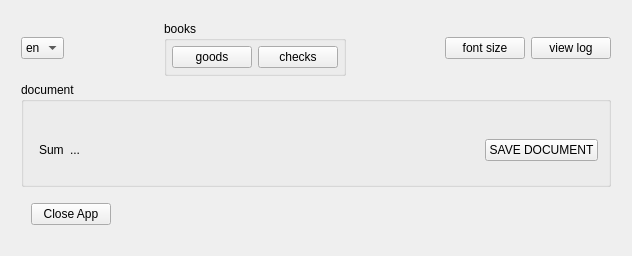
<?xml version="1.0" encoding="UTF-8"?>
<ui version="4.0">
 <class>Dialog</class>
 <widget class="QDialog" name="Dialog">
  <property name="geometry">
   <rect>
    <x>0</x>
    <y>0</y>
    <width>632</width>
    <height>256</height>
   </rect>
  </property>
  <property name="windowTitle">
   <string>Test fork PblSqlRelationalTableModel</string>
  </property>
  <layout class="QVBoxLayout" name="verticalLayout">
   <item>
    <layout class="QVBoxLayout" name="mainLo" stretch="0,100,0">
     <property name="margin">
      <number>10</number>
     </property>
     <item>
      <layout class="QHBoxLayout" name="horizontalLayout_3">
       <item>
        <widget class="QComboBox" name="cmb_Language">
         <property name="sizePolicy">
          <sizepolicy hsizetype="Preferred" vsizetype="Maximum">
           <horstretch>0</horstretch>
           <verstretch>0</verstretch>
          </sizepolicy>
         </property>
         <property name="maxCount">
          <number>10</number>
         </property>
         <property name="sizeAdjustPolicy">
          <enum>QComboBox::AdjustToContents</enum>
         </property>
         <item>
          <property name="text">
           <string>en</string>
          </property>
          <property name="icon">
           <iconset resource="../pbltableview/resource2.qrc">
            <normaloff>:/icon/img/countries/english-100x100.png</normaloff>:/icon/img/countries/english-100x100.png</iconset>
          </property>
         </item>
         <item>
          <property name="text">
           <string>ru</string>
          </property>
          <property name="icon">
           <iconset resource="../pbltableview/resource2.qrc">
            <normaloff>:/icon/img/countries/russian-100x100.png</normaloff>:/icon/img/countries/russian-100x100.png</iconset>
          </property>
         </item>
         <item>
          <property name="text">
           <string>zh</string>
          </property>
          <property name="icon">
           <iconset resource="../pbltableview/resource2.qrc">
            <normaloff>:/icon/img/countries/china-100x100.png</normaloff>:/icon/img/countries/china-100x100.png</iconset>
          </property>
         </item>
        </widget>
       </item>
       <item>
        <spacer name="horizontalSpacer_3">
         <property name="orientation">
          <enum>Qt::Horizontal</enum>
         </property>
         <property name="sizeHint" stdset="0">
          <size>
           <width>40</width>
           <height>20</height>
          </size>
         </property>
        </spacer>
       </item>
       <item>
        <widget class="QGroupBox" name="groupBox_2">
         <property name="title">
          <string>books</string>
         </property>
         <layout class="QHBoxLayout" name="horizontalLayout_6">
          <property name="margin">
           <number>5</number>
          </property>
          <item>
           <widget class="QPushButton" name="btn_goods">
            <property name="text">
             <string>goods</string>
            </property>
            <property name="autoDefault">
             <bool>false</bool>
            </property>
           </widget>
          </item>
          <item>
           <widget class="QPushButton" name="btn_checks">
            <property name="text">
             <string>checks</string>
            </property>
            <property name="autoDefault">
             <bool>false</bool>
            </property>
           </widget>
          </item>
         </layout>
        </widget>
       </item>
       <item>
        <spacer name="horizontalSpacer_2">
         <property name="orientation">
          <enum>Qt::Horizontal</enum>
         </property>
         <property name="sizeHint" stdset="0">
          <size>
           <width>40</width>
           <height>20</height>
          </size>
         </property>
        </spacer>
       </item>
       <item>
        <widget class="QPushButton" name="btn_font">
         <property name="text">
          <string>font size</string>
         </property>
         <property name="autoDefault">
          <bool>false</bool>
         </property>
        </widget>
       </item>
       <item>
        <widget class="QPushButton" name="btn_logView">
         <property name="text">
          <string>view log</string>
         </property>
         <property name="autoDefault">
          <bool>false</bool>
         </property>
        </widget>
       </item>
      </layout>
     </item>
     <item>
      <widget class="QGroupBox" name="groupBox">
       <property name="title">
        <string>document</string>
       </property>
       <layout class="QVBoxLayout" name="verticalLayout_2" stretch="1,0">
        <property name="leftMargin">
         <number>5</number>
        </property>
        <property name="topMargin">
         <number>0</number>
        </property>
        <property name="rightMargin">
         <number>5</number>
        </property>
        <property name="bottomMargin">
         <number>5</number>
        </property>
        <item>
         <layout class="QVBoxLayout" name="tableViewLO">
          <property name="margin">
           <number>10</number>
          </property>
         </layout>
        </item>
        <item>
         <layout class="QHBoxLayout" name="horizontalLayout_5">
          <property name="margin">
           <number>5</number>
          </property>
          <item>
           <layout class="QFormLayout" name="formLayout">
            <property name="margin">
             <number>5</number>
            </property>
            <item row="0" column="0">
             <widget class="QLabel" name="label">
              <property name="text">
               <string>Sum</string>
              </property>
             </widget>
            </item>
            <item row="0" column="1">
             <widget class="QLabel" name="lbl_sum">
              <property name="midLineWidth">
               <number>0</number>
              </property>
              <property name="text">
               <string>...</string>
              </property>
             </widget>
            </item>
           </layout>
          </item>
          <item>
           <spacer name="horizontalSpacer_5">
            <property name="orientation">
             <enum>Qt::Horizontal</enum>
            </property>
            <property name="sizeHint" stdset="0">
             <size>
              <width>40</width>
              <height>20</height>
             </size>
            </property>
           </spacer>
          </item>
          <item>
           <widget class="QPushButton" name="btn_save">
            <property name="text">
             <string>SAVE DOCUMENT</string>
            </property>
            <property name="autoDefault">
             <bool>false</bool>
            </property>
           </widget>
          </item>
         </layout>
        </item>
       </layout>
      </widget>
     </item>
     <item>
      <layout class="QHBoxLayout" name="horizontalLayout_4">
       <property name="margin">
        <number>10</number>
       </property>
       <item>
        <widget class="QPushButton" name="btn_Close">
         <property name="text">
          <string>Close App</string>
         </property>
         <property name="autoDefault">
          <bool>false</bool>
         </property>
        </widget>
       </item>
       <item>
        <spacer name="horizontalSpacer_4">
         <property name="orientation">
          <enum>Qt::Horizontal</enum>
         </property>
         <property name="sizeHint" stdset="0">
          <size>
           <width>40</width>
           <height>20</height>
          </size>
         </property>
        </spacer>
       </item>
      </layout>
     </item>
    </layout>
   </item>
  </layout>
 </widget>
 <layoutdefault spacing="6" margin="11"/>
 <resources>
  <include location="../pbltableview/resource2.qrc"/>
  <include location="../pbltableview/resource2.qrc"/>
 </resources>
 <connections/>
</ui>
